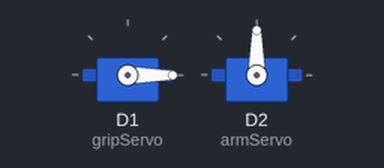
Simulated run of this sketch. Board: ESP8266 (NodeMCU). Shown: 2 × servo.

Above: at 0.0 s.
At 2.0 s:
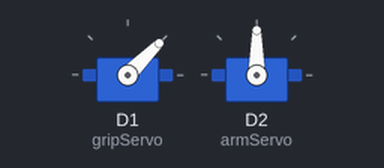
At 4.0 s:
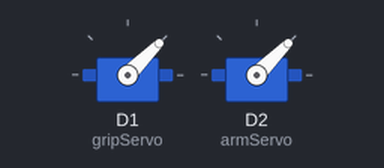
At 6.0 s:
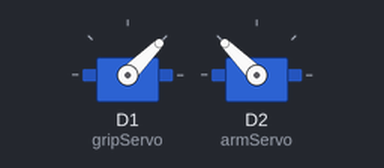
Timing chart, 0 to 7.5 s (numbered marks = the images above):
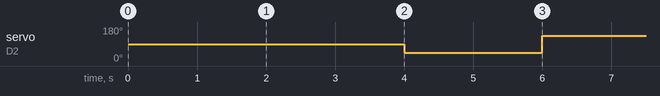

Measured:
- by itself, servo on D2 (armServo): 90° → 45° at 4.0 s, → 135° 2.0 s later

The sketch:

Trst-Servos.ino
```cpp
#include <Servo.h>
Servo gripServo;
Servo armServo;

void setup() {
  gripServo.attach(D1);
  armServo.attach(D2);

  gripServo.write(0);   // Release
  delay(2000);
  gripServo.write(45);  // Grip
  delay(2000);
  armServo.write(45);   // Move up
  delay(2000);
  armServo.write(135);  // Move down
}

void loop() {}
```
